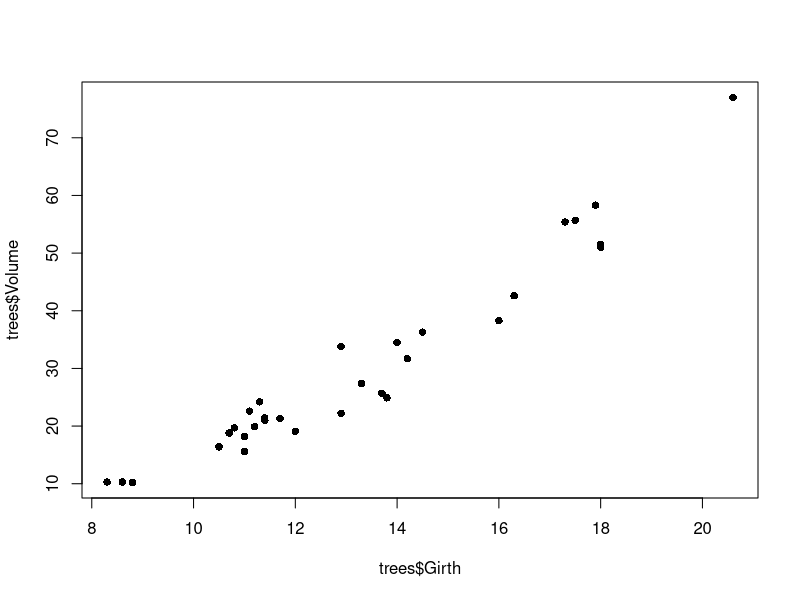
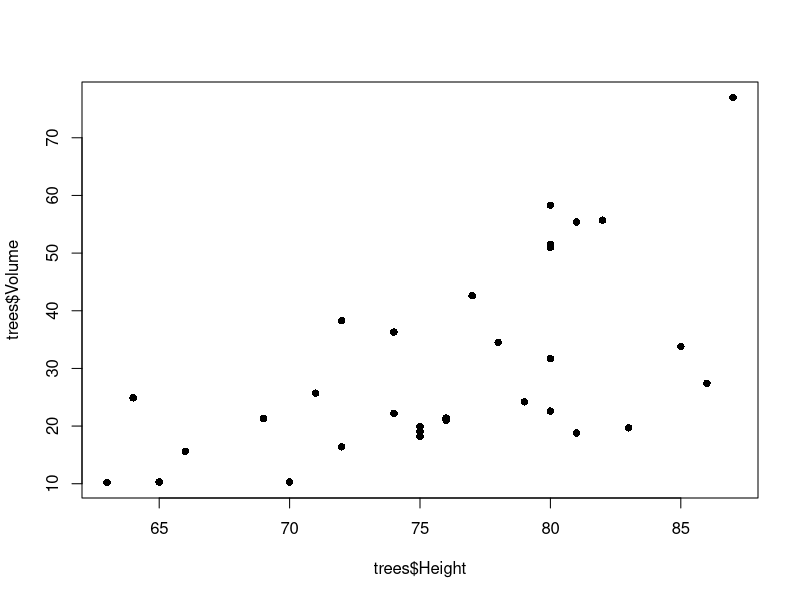
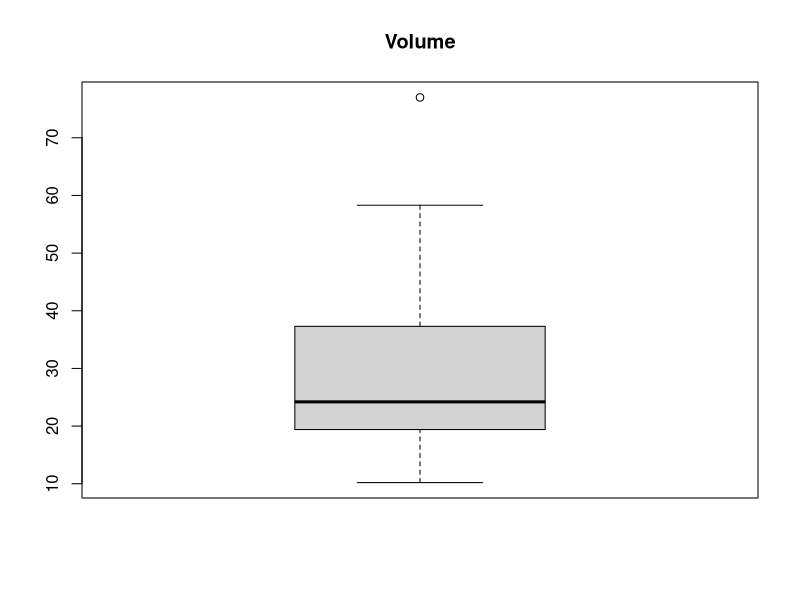

These figures' R source, in order:
## ---- chunk 1

## ---- chunk 2

## ---- chunk 3
names(trees)
## ---- chunk 4
nrow(trees)
## ---- chunk 5
range(trees$Height)
mean(trees$Height)
sd(trees$Height)
## ---- chunk 6
plot(x=trees$Girth, y=trees$Volume, pch=16)
plot(x=trees$Height, y=trees$Volume, pch=16)
## ---- chunk 7
boxplot(trees$Volume, main="Volume")
## ---- chunk 8
trees$HeightSquared <- trees$Height ^ 2
trees$HeightLog <- log(trees$Height)
head(trees)
## ---- chunk 9
samp_size <- round(0.8 * nrow(trees))
samp_size
idx <- sample(1:nrow(trees), size=samp_size, replace=FALSE)
idx
trees_training <- trees[idx, ]
nrow(trees_training)
## ---- chunk 10
ca_celltowers_df <- read.csv("data/ca_celltowers.csv")
## ---- chunk 11
nrow(ca_celltowers_df)
unique(ca_celltowers_df$LICENSEE)
## ---- chunk 12
idx <- seq(from=1, to=nrow(iris), by=10)
idx
iris_everytenth <- iris[idx,]
## ---- chunk 13
virginica_petal <- iris[iris$Species == "virginica", c("Species", "Petal.Length", "Petal.Width")]
summary(virginica_petal)
## ---- chunk 14
setosa_versicolor_petal <- iris[iris$Species != "virginica", c("Species", "Petal.Length", "Petal.Width")]
summary(setosa_versicolor_petal)
